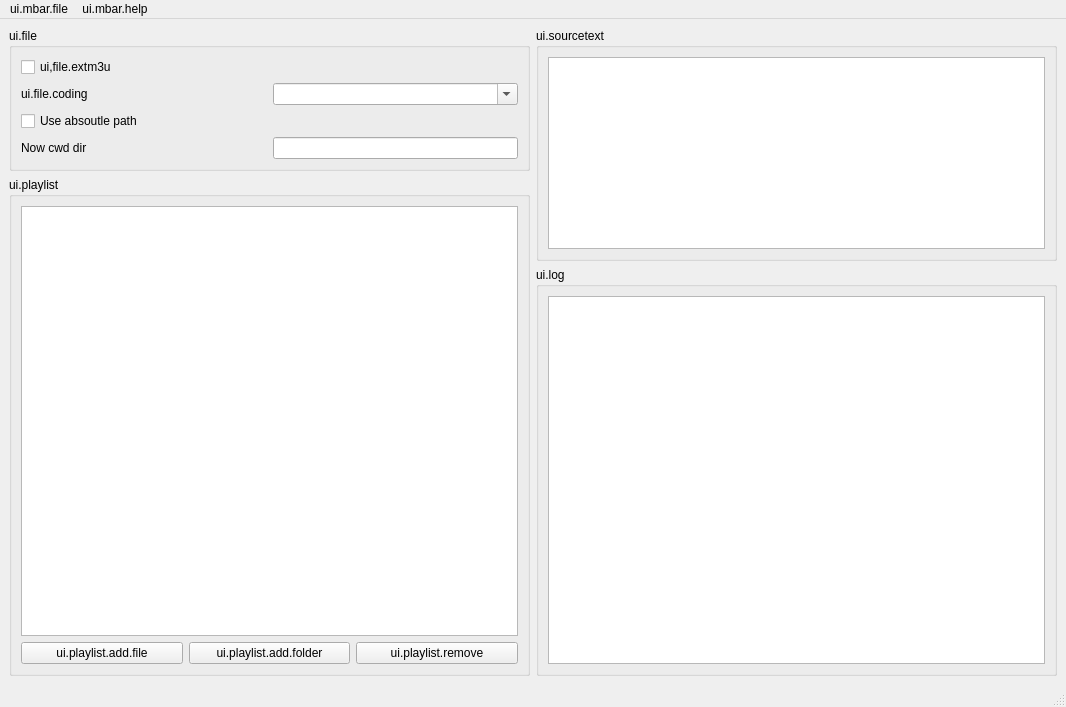
<?xml version="1.0" encoding="UTF-8"?>
<ui version="4.0">
 <class>MainWindow</class>
 <widget class="QMainWindow" name="MainWindow">
  <property name="geometry">
   <rect>
    <x>0</x>
    <y>0</y>
    <width>1066</width>
    <height>707</height>
   </rect>
  </property>
  <property name="windowTitle">
   <string>MainWindow</string>
  </property>
  <widget class="QWidget" name="centralwidget">
   <layout class="QGridLayout" name="gridLayout_3" columnstretch="1,1">
    <item row="2" column="1">
     <widget class="QGroupBox" name="groupBox_5">
      <property name="title">
       <string>ui.log</string>
      </property>
      <layout class="QVBoxLayout" name="verticalLayout_2">
       <item>
        <widget class="QPlainTextEdit" name="plainTextEdit_log">
         <property name="readOnly">
          <bool>true</bool>
         </property>
        </widget>
       </item>
      </layout>
     </widget>
    </item>
    <item row="0" column="1" rowspan="2">
     <widget class="QGroupBox" name="groupBox_4">
      <property name="title">
       <string>ui.sourcetext</string>
      </property>
      <layout class="QVBoxLayout" name="verticalLayout">
       <item>
        <widget class="QPlainTextEdit" name="plainTextEdit_source">
         <property name="verticalScrollBarPolicy">
          <enum>Qt::ScrollBarAsNeeded</enum>
         </property>
         <property name="readOnly">
          <bool>true</bool>
         </property>
        </widget>
       </item>
      </layout>
     </widget>
    </item>
    <item row="0" column="0">
     <widget class="QGroupBox" name="groupBox_3">
      <property name="title">
       <string>ui.file</string>
      </property>
      <layout class="QGridLayout" name="gridLayout_2">
       <item row="1" column="1">
        <widget class="QComboBox" name="comboBox">
         <property name="editable">
          <bool>true</bool>
         </property>
        </widget>
       </item>
       <item row="1" column="0">
        <widget class="QLabel" name="label">
         <property name="text">
          <string>ui.file.coding</string>
         </property>
        </widget>
       </item>
       <item row="3" column="0">
        <widget class="QLabel" name="label_2">
         <property name="text">
          <string>Now cwd dir</string>
         </property>
        </widget>
       </item>
       <item row="0" column="0" colspan="2">
        <widget class="QCheckBox" name="checkBox">
         <property name="text">
          <string>ui,file.extm3u</string>
         </property>
        </widget>
       </item>
       <item row="2" column="0">
        <widget class="QCheckBox" name="checkBox_2">
         <property name="text">
          <string>Use absoutle path</string>
         </property>
        </widget>
       </item>
       <item row="3" column="1">
        <widget class="QLineEdit" name="lineEdit">
         <property name="sizePolicy">
          <sizepolicy hsizetype="Preferred" vsizetype="Fixed">
           <horstretch>0</horstretch>
           <verstretch>0</verstretch>
          </sizepolicy>
         </property>
         <property name="readOnly">
          <bool>true</bool>
         </property>
        </widget>
       </item>
      </layout>
     </widget>
    </item>
    <item row="1" column="0" rowspan="2">
     <widget class="QGroupBox" name="groupBox">
      <property name="title">
       <string>ui.playlist</string>
      </property>
      <layout class="QGridLayout" name="gridLayout">
       <item row="2" column="0">
        <widget class="QPushButton" name="pushButton">
         <property name="text">
          <string>ui.playlist.add.file</string>
         </property>
        </widget>
       </item>
       <item row="2" column="1">
        <widget class="QPushButton" name="pushButton_2">
         <property name="text">
          <string>ui.playlist.add.folder</string>
         </property>
        </widget>
       </item>
       <item row="2" column="2">
        <widget class="QPushButton" name="pushButton_4">
         <property name="sizePolicy">
          <sizepolicy hsizetype="Minimum" vsizetype="Fixed">
           <horstretch>0</horstretch>
           <verstretch>0</verstretch>
          </sizepolicy>
         </property>
         <property name="text">
          <string>ui.playlist.remove</string>
         </property>
        </widget>
       </item>
       <item row="0" column="0" rowspan="2" colspan="3">
        <widget class="QListWidget" name="listWidget">
         <property name="sizePolicy">
          <sizepolicy hsizetype="Expanding" vsizetype="Expanding">
           <horstretch>0</horstretch>
           <verstretch>0</verstretch>
          </sizepolicy>
         </property>
         <property name="dragEnabled">
          <bool>true</bool>
         </property>
         <property name="dragDropMode">
          <enum>QAbstractItemView::DragDrop</enum>
         </property>
         <property name="defaultDropAction">
          <enum>Qt::MoveAction</enum>
         </property>
         <property name="selectionMode">
          <enum>QAbstractItemView::ExtendedSelection</enum>
         </property>
        </widget>
       </item>
      </layout>
     </widget>
    </item>
   </layout>
  </widget>
  <widget class="QMenuBar" name="menubar">
   <property name="geometry">
    <rect>
     <x>0</x>
     <y>0</y>
     <width>1066</width>
     <height>23</height>
    </rect>
   </property>
   <widget class="QMenu" name="menuaa">
    <property name="title">
     <string>ui.mbar.file</string>
    </property>
    <addaction name="actionui_mbar_file_new"/>
    <addaction name="actionui_mbar_file_open"/>
    <addaction name="actionui_mbar_file_reload"/>
    <addaction name="separator"/>
    <addaction name="actionui_mbar_file_save"/>
    <addaction name="actionui_mbar_file_saveto"/>
    <addaction name="separator"/>
    <addaction name="actionui_mbar_file_quit"/>
   </widget>
   <widget class="QMenu" name="menuui_mbar_help">
    <property name="title">
     <string>ui.mbar.help</string>
    </property>
    <addaction name="actionui_mbar_help_about"/>
   </widget>
   <addaction name="menuaa"/>
   <addaction name="menuui_mbar_help"/>
  </widget>
  <widget class="QStatusBar" name="statusBar"/>
  <action name="actionui_mbar_file_open">
   <property name="text">
    <string>ui.mbar.file.open</string>
   </property>
  </action>
  <action name="actionui_mbar_file_new">
   <property name="text">
    <string>ui.mbar.file.new</string>
   </property>
  </action>
  <action name="actionui_mbar_file_quit">
   <property name="text">
    <string>ui.mbar.file.quit</string>
   </property>
  </action>
  <action name="actionui_mbar_file_save">
   <property name="text">
    <string>ui.mbar.file.save</string>
   </property>
  </action>
  <action name="actionui_mbar_file_saveto">
   <property name="text">
    <string>ui.mbar.file.saveto</string>
   </property>
  </action>
  <action name="actionui_mbar_help_about">
   <property name="text">
    <string>ui.mbar.help.about</string>
   </property>
  </action>
  <action name="actionui_mbar_file_reload">
   <property name="text">
    <string>ui.mbar.file.reload</string>
   </property>
  </action>
 </widget>
 <resources/>
 <connections>
  <connection>
   <sender>actionui_mbar_file_quit</sender>
   <signal>triggered()</signal>
   <receiver>MainWindow</receiver>
   <slot>close()</slot>
   <hints>
    <hint type="sourcelabel">
     <x>-1</x>
     <y>-1</y>
    </hint>
    <hint type="destinationlabel">
     <x>427</x>
     <y>353</y>
    </hint>
   </hints>
  </connection>
  <connection>
   <sender>pushButton</sender>
   <signal>clicked()</signal>
   <receiver>MainWindow</receiver>
   <slot>addfiles()</slot>
   <hints>
    <hint type="sourcelabel">
     <x>82</x>
     <y>676</y>
    </hint>
    <hint type="destinationlabel">
     <x>534</x>
     <y>353</y>
    </hint>
   </hints>
  </connection>
  <connection>
   <sender>pushButton_2</sender>
   <signal>clicked()</signal>
   <receiver>MainWindow</receiver>
   <slot>addfolder()</slot>
   <hints>
    <hint type="sourcelabel">
     <x>222</x>
     <y>676</y>
    </hint>
    <hint type="destinationlabel">
     <x>534</x>
     <y>353</y>
    </hint>
   </hints>
  </connection>
  <connection>
   <sender>pushButton_4</sender>
   <signal>clicked()</signal>
   <receiver>MainWindow</receiver>
   <slot>rmedia()</slot>
   <hints>
    <hint type="sourcelabel">
     <x>532</x>
     <y>676</y>
    </hint>
    <hint type="destinationlabel">
     <x>534</x>
     <y>353</y>
    </hint>
   </hints>
  </connection>
  <connection>
   <sender>checkBox</sender>
   <signal>stateChanged(int)</signal>
   <receiver>MainWindow</receiver>
   <slot>change_extm3u(int)</slot>
   <hints>
    <hint type="sourcelabel">
     <x>381</x>
     <y>61</y>
    </hint>
    <hint type="destinationlabel">
     <x>534</x>
     <y>353</y>
    </hint>
   </hints>
  </connection>
  <connection>
   <sender>actionui_mbar_file_open</sender>
   <signal>triggered()</signal>
   <receiver>MainWindow</receiver>
   <slot>loadfile()</slot>
   <hints>
    <hint type="sourcelabel">
     <x>-1</x>
     <y>-1</y>
    </hint>
    <hint type="destinationlabel">
     <x>534</x>
     <y>353</y>
    </hint>
   </hints>
  </connection>
  <connection>
   <sender>actionui_mbar_file_save</sender>
   <signal>triggered()</signal>
   <receiver>MainWindow</receiver>
   <slot>save()</slot>
   <hints>
    <hint type="sourcelabel">
     <x>-1</x>
     <y>-1</y>
    </hint>
    <hint type="destinationlabel">
     <x>534</x>
     <y>353</y>
    </hint>
   </hints>
  </connection>
  <connection>
   <sender>actionui_mbar_file_saveto</sender>
   <signal>triggered()</signal>
   <receiver>MainWindow</receiver>
   <slot>saveto()</slot>
   <hints>
    <hint type="sourcelabel">
     <x>-1</x>
     <y>-1</y>
    </hint>
    <hint type="destinationlabel">
     <x>534</x>
     <y>353</y>
    </hint>
   </hints>
  </connection>
  <connection>
   <sender>actionui_mbar_file_new</sender>
   <signal>triggered()</signal>
   <receiver>MainWindow</receiver>
   <slot>new()</slot>
   <hints>
    <hint type="sourcelabel">
     <x>-1</x>
     <y>-1</y>
    </hint>
    <hint type="destinationlabel">
     <x>534</x>
     <y>353</y>
    </hint>
   </hints>
  </connection>
  <connection>
   <sender>actionui_mbar_help_about</sender>
   <signal>triggered()</signal>
   <receiver>MainWindow</receiver>
   <slot>openabout()</slot>
   <hints>
    <hint type="sourcelabel">
     <x>-1</x>
     <y>-1</y>
    </hint>
    <hint type="destinationlabel">
     <x>534</x>
     <y>353</y>
    </hint>
   </hints>
  </connection>
  <connection>
   <sender>actionui_mbar_file_reload</sender>
   <signal>triggered()</signal>
   <receiver>MainWindow</receiver>
   <slot>reloadfile()</slot>
   <hints>
    <hint type="sourcelabel">
     <x>-1</x>
     <y>-1</y>
    </hint>
    <hint type="destinationlabel">
     <x>532</x>
     <y>353</y>
    </hint>
   </hints>
  </connection>
  <connection>
   <sender>checkBox_2</sender>
   <signal>stateChanged(int)</signal>
   <receiver>MainWindow</receiver>
   <slot>abspathch(int)</slot>
   <hints>
    <hint type="sourcelabel">
     <x>269</x>
     <y>118</y>
    </hint>
    <hint type="destinationlabel">
     <x>532</x>
     <y>353</y>
    </hint>
   </hints>
  </connection>
 </connections>
 <slots>
  <slot>loadfile()</slot>
  <slot>addfiles()</slot>
  <slot>addfolder()</slot>
  <slot>importpl()</slot>
  <slot>rmedia()</slot>
  <slot>change_extm3u(int)</slot>
  <slot>save()</slot>
  <slot>saveto()</slot>
  <slot>change_version(int)</slot>
  <slot>new()</slot>
  <slot>openabout()</slot>
  <slot>reloadfile()</slot>
  <slot>abspathch(int)</slot>
 </slots>
</ui>
